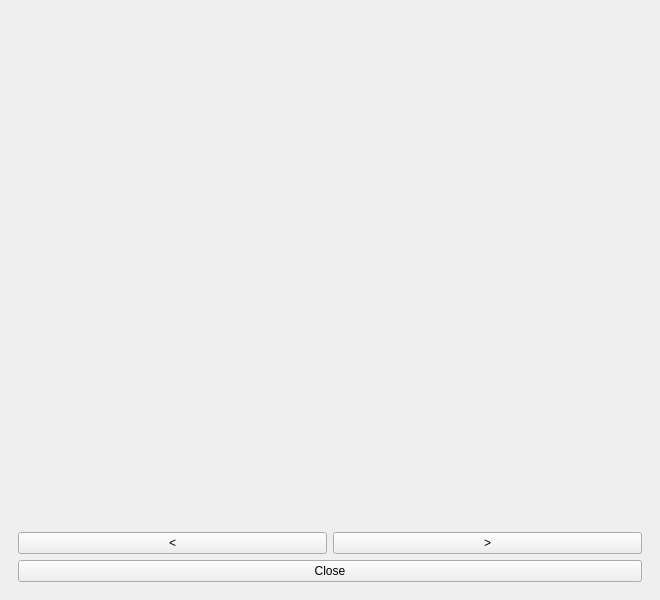
<?xml version="1.0" encoding="UTF-8"?>
<ui version="4.0">
 <class>Rules</class>
 <widget class="QMainWindow" name="Rules">
  <property name="geometry">
   <rect>
    <x>0</x>
    <y>0</y>
    <width>660</width>
    <height>600</height>
   </rect>
  </property>
  <property name="sizePolicy">
   <sizepolicy hsizetype="Preferred" vsizetype="Preferred">
    <horstretch>0</horstretch>
    <verstretch>0</verstretch>
   </sizepolicy>
  </property>
  <property name="windowTitle">
   <string>Rules</string>
  </property>
  <widget class="QWidget" name="centralwidget">
   <layout class="QGridLayout" name="gridLayout">
    <item row="0" column="0">
     <widget class="QWidget" name="widget" native="true">
      <layout class="QGridLayout" name="gridLayout_2">
       <item row="1" column="0">
        <layout class="QHBoxLayout" name="horizontalLayout">
         <item>
          <widget class="QPushButton" name="last">
           <property name="text">
            <string>&lt;</string>
           </property>
          </widget>
         </item>
         <item>
          <widget class="QPushButton" name="next">
           <property name="text">
            <string>&gt;</string>
           </property>
          </widget>
         </item>
        </layout>
       </item>
       <item row="0" column="0">
        <widget class="QLabel" name="label">
         <property name="sizePolicy">
          <sizepolicy hsizetype="Expanding" vsizetype="Expanding">
           <horstretch>0</horstretch>
           <verstretch>0</verstretch>
          </sizepolicy>
         </property>
         <property name="text">
          <string/>
         </property>
        </widget>
       </item>
       <item row="2" column="0">
        <widget class="QPushButton" name="pb_close">
         <property name="sizePolicy">
          <sizepolicy hsizetype="Preferred" vsizetype="Preferred">
           <horstretch>0</horstretch>
           <verstretch>0</verstretch>
          </sizepolicy>
         </property>
         <property name="text">
          <string>Close</string>
         </property>
        </widget>
       </item>
      </layout>
     </widget>
    </item>
   </layout>
  </widget>
 </widget>
 <resources/>
 <connections/>
</ui>
